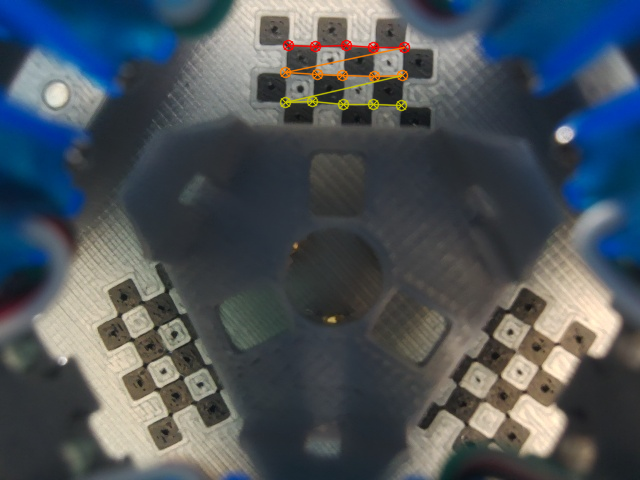
#> input picture apps/camera/tests/image_close.png, 640 x 480 px, found by its file name
$ python crop.py
#> lines starting #> are read from the running program, lines starting #| are printed output that depends on the picture; long printed decimals are rounded
import cv2 as cv

img = cv.imread("apps/camera/tests/image_close.png")
#> img is the input picture: shape (480, 640, 3); mean B, G, R 89.6, 83.3, 75.4

if img is None:
    print("None")

print(f"Original size: {img.shape[1]}x{img.shape[0]}")
#| Original size: 640x480

# Crop: y1:y2, x1:x2
# x1, y1, x2, y2 = 140, 80, 500, 400 # good for camera min
# x1, y1, x2, y2 = 120, 40, 540, 450 # good for far
x1, y1, x2, y2 = 80, 20, 580, 480 # good for close (use for now)
cropped = img[y1:y2, x1:x2]
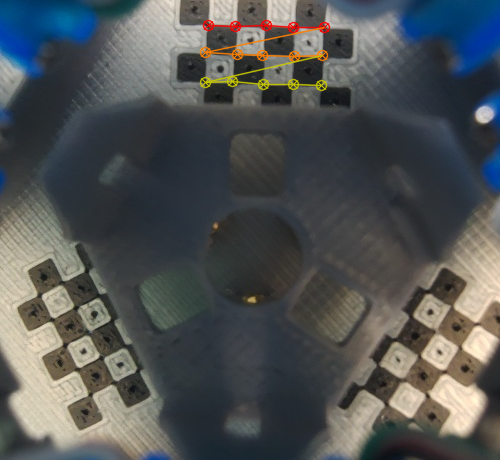
#> cropped: shape (460, 500, 3); mean B, G, R 84.1, 83.8, 80.7

print(f"Cropped size:  {cropped.shape[1]}x{cropped.shape[0]}")
#| Cropped size:  500x460

cv.imwrite("apps/camera/tests/cropped.png", cropped)

print(f"Cropped size: {cropped.shape[1]}x{cropped.shape[0]}")
#| Cropped size: 500x460

ratio = cropped.shape[1]*cropped.shape[0] / (640*480)
#> ratio = 0.749

# ratio = 360*320 / (640*480)
print(ratio)
#| 0.7487

$ run again, with apps/camera/tests/image_far.png copied over apps/camera/tests/image_close.png
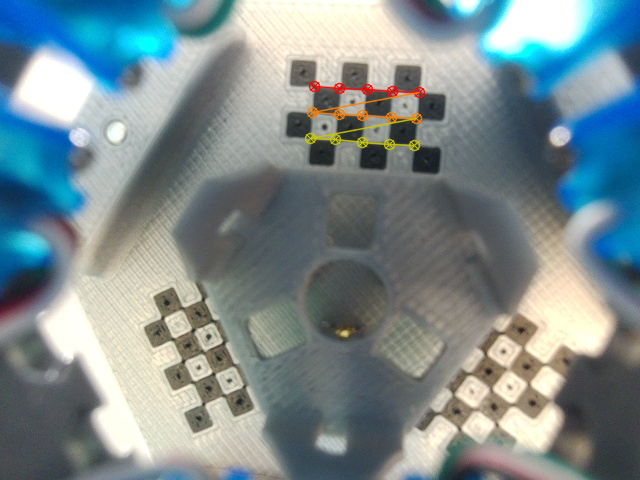
#> input picture apps/camera/tests/image_far.png, 640 x 480 px, found by its file name
#> img is the input picture: shape (480, 640, 3); mean B, G, R 142.4, 139.7, 123.8
#| Original size: 640x480
#> `cropped = img[y1:y2, x1:x2]`:
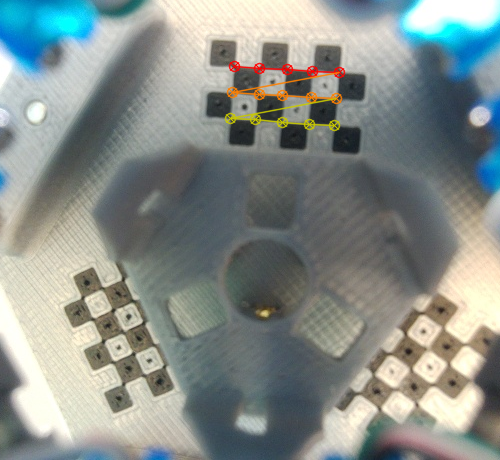
#> cropped: shape (460, 500, 3); mean B, G, R 138.3, 142.5, 135.1
#| Cropped size:  500x460
#| Cropped size: 500x460
#| 0.7487
